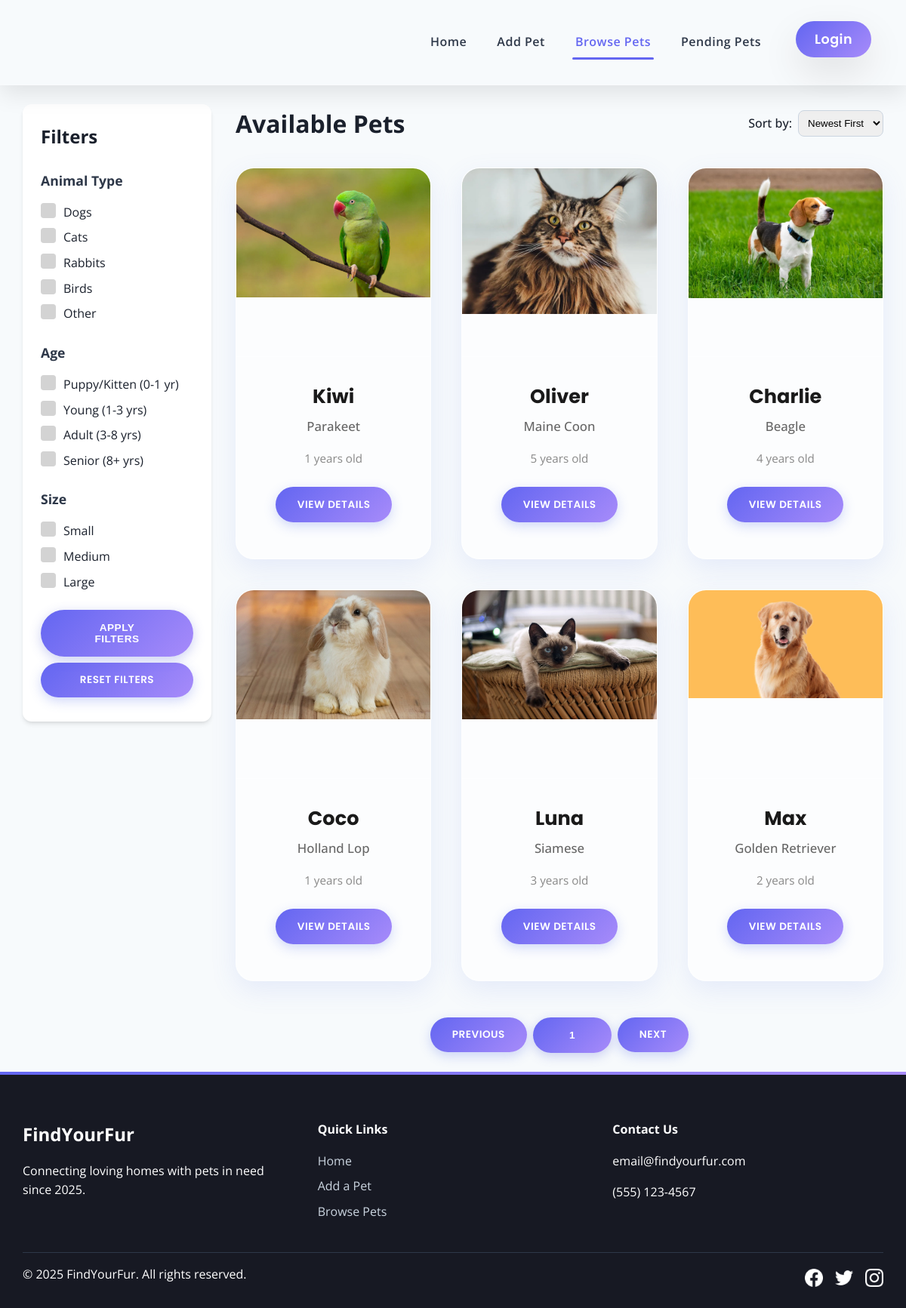
The page /pet-list.php on the database its author committed.
### tables this page shows
CREATE TABLE `pets` (
  `petID` int(11) NOT NULL,
  `UserID` int(11) UNSIGNED NOT NULL,
  `petName` varchar(100) NOT NULL,
  `animalType` varchar(50) NOT NULL,
  `petBreed` varchar(100) NOT NULL,
  `gender` varchar(10) NOT NULL,
  `age` int(11) NOT NULL,
  `birthday` date NOT NULL,
  `size` varchar(10) NOT NULL,
  `weight` int(11) NOT NULL,
  `color` varchar(50) NOT NULL,
  `temperament` varchar(200) NOT NULL,
  `goodwith` varchar(200) NOT NULL,
  `health` varchar(200) NOT NULL,
  `description` text NOT NULL,
  `status` varchar(50) NOT NULL,
  `image` varchar(255) NOT NULL
);

### pet-list.php (the view, shortened to what this page needs)
<!DOCTYPE html>
<html lang="en">
<head>
    <link rel="stylesheet" href="styles.css">
</head>
<body>
    <header class="header" data-animate>
        <div class="container">
            <nav class="navbar">
                <ul class="nav-links" id="navLinks">
                    <li><a href="index.php">Home</a></li>
                    <li><a href="add-pet.php">Add Pet</a></li>
                    <li><a href="pet-list.php" class="active">Browse Pets</a></li>
                    <li><a href="pending-pets.php">Pending Pets</a></li>
                    <?php if (isset($_SESSION["userID"])): ?>
                        <li><a href="profile.php" class="btn-outline loggedin">My Account</a></li>
                    <?php else: ?>
                        <li><a href="#" id="openLoginModal" class="btn-outline">Login</a></li>
                    <?php endif; ?>
                </ul>
            </nav>
        </div>
    </header>
    <br>
    <main class="container pet-list-container">
        <aside class="filters" data-animate>
            <h2>Filters</h2>
            <div class="filter-group" data-animate>
                <h3>Animal Type</h3>
                <?php
                $types = ["dog" => "Dogs", "cat" => "Cats", "rabbit" => "Rabbits", "bird" => "Birds", "other" => "Other"];
                foreach ($types as $value => $label):
                ?>
                <label class="filter-option">
                    <span class="checkmark"></span>
                    <?= $label ?>
                </label>
                <?php endforeach; ?>
            </div>
            <div class="filter-group" data-animate>
                <h3>Age</h3>
                <?php
                $ages = [
                    "puppy"  => "Puppy/Kitten (0-1 yr)",
                    "young"  => "Young (1-3 yrs)",
                    "adult"  => "Adult (3-8 yrs)",
                    "senior" => "Senior (8+ yrs)"
                ];
                foreach ($ages as $value => $label):
                ?>
                <label class="filter-option">
                    <span class="checkmark"></span>
                    <?= $label ?>
                </label>
                <?php endforeach; ?>
            </div>
            <div class="filter-group" data-animate>
                <h3>Size</h3>
                <?php
                $sizes = ["small" => "Small", "medium" => "Medium", "large" => "Large"];
                foreach ($sizes as $value => $label):
                ?>
                <label class="filter-option">
                    <span class="checkmark"></span>
                    <?= $label ?>
                </label>
                <?php endforeach; ?>
            </div>
            <button class="btn btn-primary apply-filters" data-animate>Apply Filters</button>
            <button class="btn btn-outline reset-filters" data-animate>Reset Filters</button>
        </aside>
        <section class="pet-listings" data-animate>
            <div class="listings-header" data-animate>
                <h2>Available Pets</h2>
                <div class="sort-options">
                    <label for="sort">Sort by:</label>
                    <?php $sort = $_GET['sort'] ?? 'newest'; ?>
                    <select id="sort" name="sort">
                        <option value="newest" <?= ($sort == "newest") ? "selected" : "" ?>>Newest First</option>
                    </select>
                </div>
            </div>
            <div class="pet-grid">
                <?php
                require "config.php";
                $limit = 6;
                $page = isset($_GET['page']) ? (int)$_GET['page'] : 1;
                $offset = ($page - 1) * $limit;
                $conditions = ["status = 'Available'"];
                $where = implode(" AND ", $conditions);
                $sort = isset($_GET['sort']) ? $_GET['sort'] : 'newest';
                switch ($sort) {
                    default:
                        $orderBy = "petID DESC";
                }
                $sql = "SELECT * FROM pets
                        WHERE $where
                        ORDER BY $orderBy
                        LIMIT $limit OFFSET $offset";
                $countResult = $conn->query("SELECT COUNT(*) AS total FROM pets WHERE $where");
                $totalPets = $countResult->fetch_assoc()['total'];
                $totalPages = ceil($totalPets / $limit);
                $result = $conn->query($sql);
                if ($result->num_rows === 0):
                ?>
                    <p>No pets available at the moment.</p>
                <?php else: ?>
                    <?php while ($row = $result->fetch_assoc()): ?>
                        <article class="pet-card morph-card" data-animate>
                            <div class="pet-image">
                                <div class="image-morph-container">
                                    <img src="images/imageupload/<?= $row['image'] ?>"
                                        alt="<?= $row['petName'] ?>"
                                        class="morph-image">
                                </div>
                            </div>
                            <div class="pet-info">
                                <h3 class="name-shape-shift"><?= $row['petName'] ?></h3>
                                <p class="pet-breed breed-shape-shift"><?= $row['petBreed'] ?></p>
                                <p class="pet-age age-shape-shift"><?= $row['age'] ?> years old</p>
                                <?php if (isset($_SESSION["UserName"]) && $_SESSION["UserName"] === "Admin"): ?>
                                    <a href="update-delete.php?id=<?= $row['petID'] ?>"
                                        class="btn btn-outline btn-morph">
                                        Manage Pet
                                    </a>
                                <?php else: ?>
                                    <a href="pet-details.php?id=<?= $row['petID'] ?>"
                                        class="btn btn-outline btn-morph">
                                        View Details
                                    </a>
                                <?php endif; ?>
                            </div>
                        </article>
                    <?php endwhile; ?>
                <?php endif; ?>
            </div>
            <div class="pagination" data-animate>
                <a href="?page=<?= max(1, $page - 1) ?>">
                    <button class="btn btn-outline" <?= ($page <= 1) ? "disabled" : "" ?>>Previous</button>
                </a>
                <?php for ($i = 1; $i <= $totalPages; $i++): ?>
                    <a href="?page=<?= $i ?>">
                        <button class="btn <?= ($i == $page) ? "btn-primary active" : "btn-outline" ?>">
                            <?= $i ?>
                        </button>
                    </a>
                <?php endfor; ?>
                <a href="?page=<?= min($totalPages, $page + 1) ?>">
                    <button class="btn btn-outline" <?= ($page >= $totalPages) ? "disabled" : "" ?>>Next</button>
                </a>
            </div>
        </section>
    </main>
    <br>
    <footer class="footer" data-animate>
        <div class="container">
            <div class="footer-content">
                <div class="footer-section">
                    <h3>FindYourFur</h3>
                    <p>Connecting loving homes with pets in need since 2025.</p>
                </div>
                <div class="footer-section">
                    <h4>Quick Links</h4>
                    <ul>
                        <li><a href="index.php">Home</a></li>
                        <li><a href="add-pet.php">Add a Pet</a></li>
                        <li><a href="pet-list.php">Browse Pets</a></li>
                    </ul>
                </div>
                <div class="footer-section">
                    <h4>Contact Us</h4>
                    <p>email@findyourfur.com</p>
                    <p>(555) 123-4567</p>
                </div>
            </div>
            <div class="footer-bottom">
                <p>&copy; 2025 FindYourFur. All rights reserved.</p>
                <div class="social-icons">
                    <a href="#" aria-label="Facebook">
                        <img src="images/facebook.png" width="24" height="24">
                    </a>
                    <a href="#" aria-label="Twitter">
                        <img src="images/twitter.png" width="24" height="24">
                    </a>
                    <a href="#" aria-label="Instagram">
                        <img src="images/instagram.png" width="24" height="24">
                    </a>
                </div>
            </div>
        </div>
    </footer>
</body>
</html>

### rows shown on the page
pets: image (picture), petName "Kiwi", petBreed "Parakeet", age "1"
pets: image (picture), petName "Oliver", petBreed "Maine Coon", age "5"
pets: image (picture), petName "Charlie", petBreed "Beagle", age "4"
pets: image (picture), petName "Coco", petBreed "Holland Lop", age "1"
pets: image (picture), petName "Luna", petBreed "Siamese", age "3"
pets: image (picture), petName "Max", petBreed "Golden Retriever", age "2"

### other values the page prints
$label "Dogs"
$label "Cats"
$label "Rabbits"
$label "Birds"
$label "Other"
$label "Puppy/Kitten (0-1 yr)"
$label "Young (1-3 yrs)"
$label "Adult (3-8 yrs)"
$label "Senior (8+ yrs)"
$label "Small"
$label "Medium"
$label "Large"
